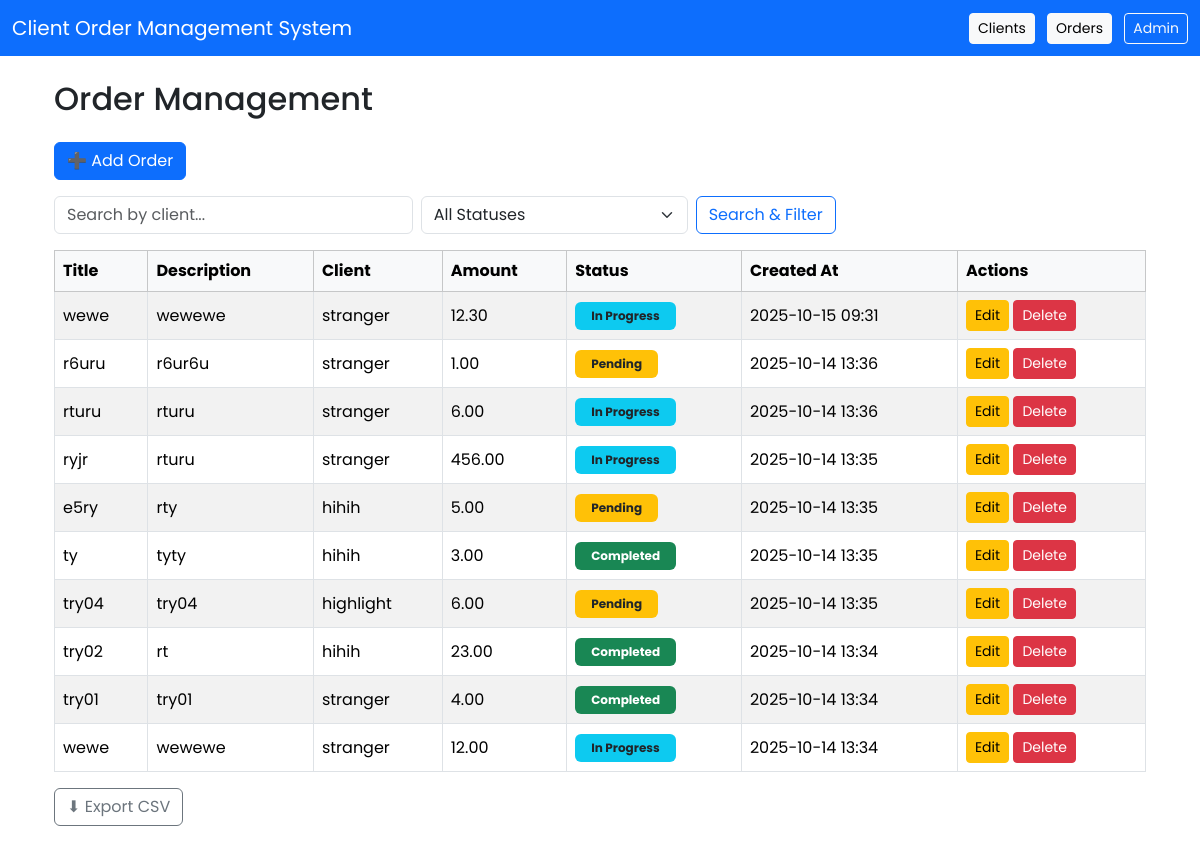
Screenshot of /orders/ (signed in) with the database file from the repository.
### core/models.py (models this page shows, shortened)
class Order(models.Model):
    STATUS_CHOICES = [
        ('Pending', 'Pending'),
        ('In Progress', 'In Progress'),
        ('Completed', 'Completed'),
    ]
    client = models.ForeignKey(Client, on_delete=models.CASCADE)
    title = models.CharField(max_length=100)
    description = models.TextField()
    amount = models.DecimalField(max_digits=10, decimal_places=2)
    status = models.CharField(max_length=20, choices=STATUS_CHOICES, default='Pending')
    created_by = models.ForeignKey(User, on_delete=models.CASCADE)
    created_at = models.DateTimeField(auto_now_add=True)

class Client(models.Model):
    name = models.CharField(max_length=100)
    email = models.EmailField()
    phone = models.CharField(max_length=20)
    company = models.CharField(max_length=100)
    created_at = models.DateTimeField(auto_now_add=True)

### core/views.py (the view)
# urls.py: path('orders/', views.OrderListView.as_view(), name='order-list'),
@method_decorator(login_required, name='dispatch')
class OrderListView(ListView):
    model = Order
    template_name = 'core/order_list.html'
    context_object_name = 'page_obj'  # paginated object
    paginate_by = 10  # 10 orders per page
    def get_queryset(self):
        queryset = Order.objects.select_related('client').all()
        search_query = self.request.GET.get('search')
        status_filter = self.request.GET.get('status')
        if search_query:
            queryset = queryset.filter(client__name__icontains=search_query)
        if status_filter:
            queryset = queryset.filter(status=status_filter)
        return queryset.order_by('-created_at')  # newest first
    def get_context_data(self, **kwargs):
        context = super().get_context_data(**kwargs)
        context['search'] = self.request.GET.get('search', '')
        context['status'] = self.request.GET.get('status', '')
        context['clients'] = Client.objects.all()
        return context

### core/templates/core/order_list.html (shortened to what this page needs)
{% extends "base.html" %}
{% block content %}
<div class="container mt-4">
  <h2 class="mb-4">Order Management</h2>
  <a href="{% url 'order-add' %}" class="btn btn-primary mb-3">➕ Add Order</a>
  <form method="get" class="row g-2 mb-3">
    <div class="col-md-4">
      <input type="text" name="search" placeholder="Search by client..."
             value="{{ request.GET.search }}" class="form-control">
    </div>
    <div class="col-md-3">
      <select name="status" class="form-select">
        <option value="">All Statuses</option>
      </select>
    </div>
    <div class="col-md-2">
      <button type="submit" class="btn btn-outline-primary">Search & Filter</button>
    </div>
  </form>
  <div class="table-responsive">
    <table class="table table-striped table-bordered align-middle">
      <thead class="table-light">
        <tr>
          <th>Title</th>
          <th>Description</th>
          <th>Client</th>
          <th>Amount</th>
          <th>Status</th>
          <th>Created At</th>
          <th>Actions</th>
        </tr>
      </thead>
      <tbody>
        {% for order in page_obj %}
        <tr>
          <td>{{ order.title }}</td>
          <td>{{ order.description|truncatechars:60 }}</td>
          <td>{{ order.client.name }}</td>
          <td>{{ order.amount }}</td>
          <td>
            {% if order.status == "Pending" %}
              <span class="badge bg-warning text-dark px-3 py-2">{{ order.status }}</span>
            {% elif order.status == "In Progress" %}
              <span class="badge bg-info text-dark px-3 py-2">{{ order.status }}</span>
            {% elif order.status == "Completed" %}
              <span class="badge bg-success px-3 py-2">{{ order.status }}</span>
            {% else %}
              {{ order.status }}
            {% endif %}
          </td>
          <td>{{ order.created_at|date:"Y-m-d H:i" }}</td>
          <td>
            <a href="{% url 'order-edit' order.pk %}" class="btn btn-warning btn-sm">Edit</a>
            <a href="{% url 'order-delete' order.pk %}" class="btn btn-danger btn-sm">Delete</a>
          </td>
        </tr>
        {% empty %}
        <tr>
          <td colspan="7" class="text-center">No orders found.</td>
        </tr>
        {% endfor %}
      </tbody>
    </table>
  </div>
  <div class="mb-3 d-flex justify-content-between">
    <a href="{% url 'order-export' %}?search={{ request.GET.search }}&status={{ request.GET.status }}" class="btn btn-outline-secondary">⬇ Export CSV</a>
</div>
</div>
{% endblock %}

### core/templates/base.html (shortened to what this page needs)
<!DOCTYPE html>
<html lang="en">
<head>
    <link href="https://cdn.jsdelivr.net/npm/bootstrap@5.3.2/dist/css/bootstrap.min.css" rel="stylesheet">
</head>
<body>
<nav class="navbar navbar-expand-lg navbar-dark bg-primary mb-4">
  <div class="container-fluid">
    <a class="navbar-brand" href="/">Client Order Management System</a>
    <div>
      <a href="{% url 'client-list' %}" class="btn btn-light btn-sm me-2">Clients</a>
      <a href="{% url 'order-list' %}" class="btn btn-light btn-sm me-2">Orders</a>
      <a href="/admin" class="btn btn-outline-light btn-sm">Admin</a>
    </div>
  </div>
</nav>
<div class="container">
  {% block content %}
  {% endblock %}
</div>
</body>
</html>

### core/templates/base.html (style rules this page uses)
body { font-family: 'Poppins', sans-serif; }

### rows the page displays
Order: title "wewe", description "wewewe", client.name "stranger", amount "12.30", status "In Progress", created_at "2025-10-15 09:31"
Order: title "r6uru", description "r6ur6u", client.name "stranger", amount "1.00", status "Pending", created_at "2025-10-14 13:36"
Order: title "rturu", description "rturu", client.name "stranger", amount "6.00", status "In Progress", created_at "2025-10-14 13:36"
Order: title "ryjr", description "rturu", client.name "stranger", amount "456.00", status "In Progress", created_at "2025-10-14 13:35"
Order: title "e5ry", description "rty", client.name "hihih", amount "5.00", status "Pending", created_at "2025-10-14 13:35"
Order: title "ty", description "tyty", client.name "hihih", amount "3.00", status "Completed", created_at "2025-10-14 13:35"
Order: title "try04", description "try04", client.name "highlight", amount "6.00", status "Pending", created_at "2025-10-14 13:35"
Order: title "try02", description "rt", client.name "hihih", amount "23.00", status "Completed", created_at "2025-10-14 13:34"
Order: title "try01", description "try01", client.name "stranger", amount "4.00", status "Completed", created_at "2025-10-14 13:34"
Order: title "wewe", description "wewewe", client.name "stranger", amount "12.00", status "In Progress", created_at "2025-10-14 13:34"
